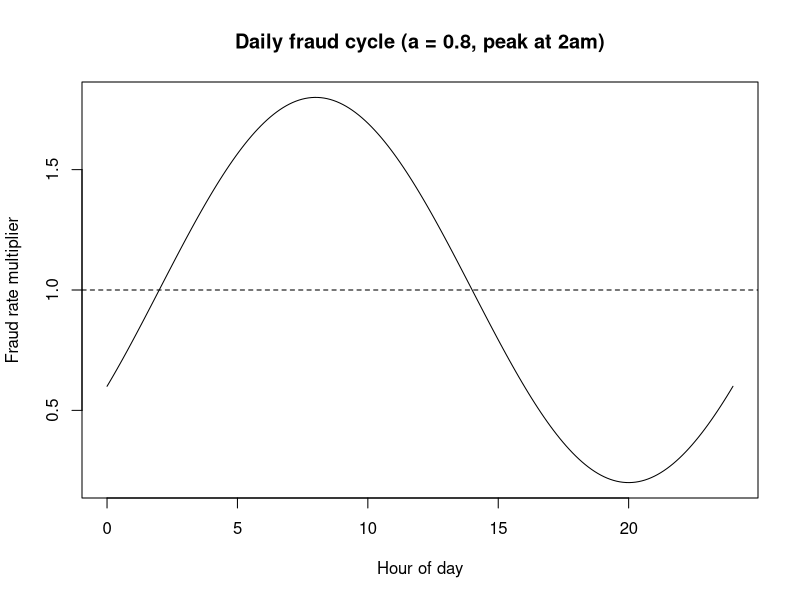
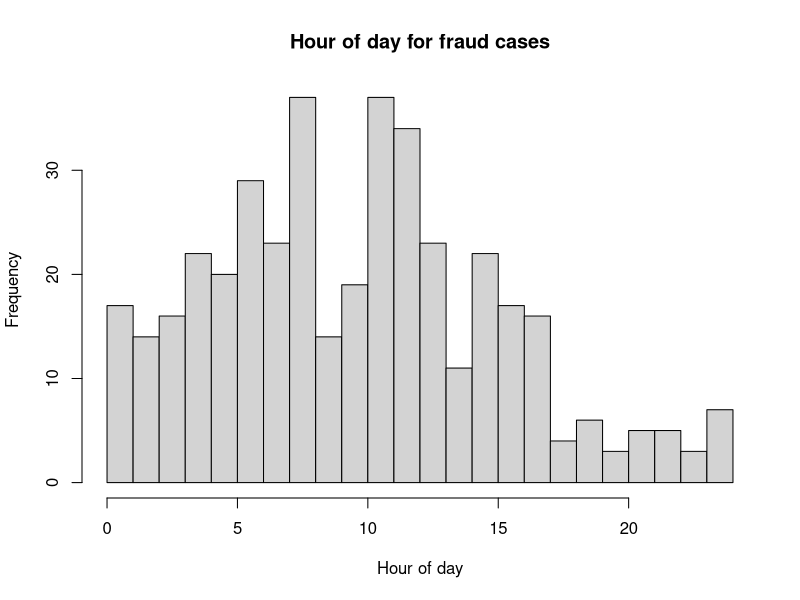
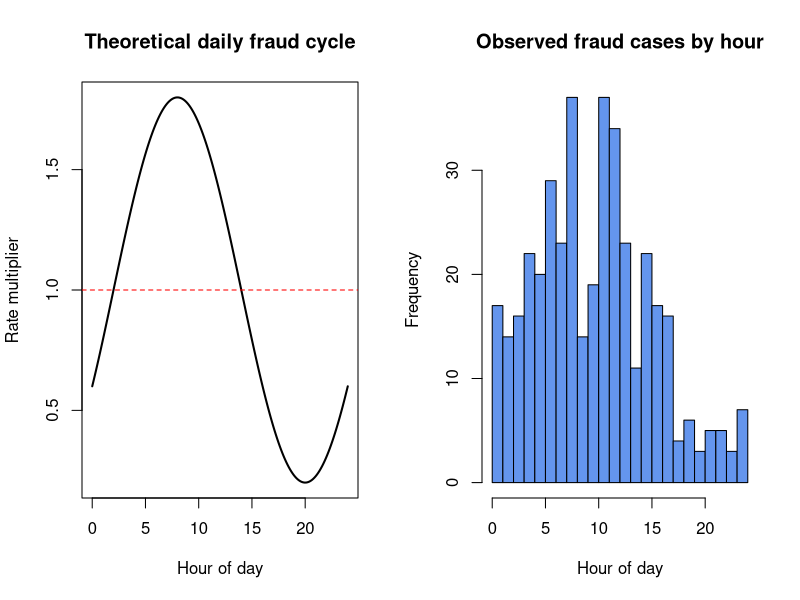

Write R code to recreate these figures, in order.
set.seed(123)

# -----------------------------
# PARAMETERS
# -----------------------------

n <- 50000                   # number of transactions
p <- 30                      # covariates
target_rate <- 492/50492     # fraud prevalance rate

# -----------------------------
# TRANSACTION TIMES
# -----------------------------

# simulate transaction timestamps over 30 days
days <- 2

time_hours <- runif(n, 0, 24 * days)

# hour within day
hour_of_day <- time_hours %% 24

# -----------------------------
# DAILY FRAUD CYCLE
# -----------------------------

# peak fraud around 2am (since peak hours are occurring with a 6-hour offset)
phi <- 2

# cycle amplitude
a <- 0.8

# baseline cycle
daily_cycle <- 1 + a * sin(2 * pi * (hour_of_day - phi) / 24)

# ensure positivity
daily_cycle <- pmax(daily_cycle, 0.05)

# -----------------------------
# COVARIATES
# -----------------------------

X <- matrix(rnorm(n * p), nrow = n, ncol = p)

colnames(X) <- paste0("x", 1:p)

# -----------------------------
# EFFECT SIZES
# -----------------------------

beta <- c(
  1.2, 0.9, 0.7, 0.5, 0.3,
  -0.5, -0.7, -1.0,
  rep(0, p - 8)
)

linpred <- X %*% beta

risk_multiplier <- exp(linpred)

# -----------------------------
# CALIBRATE BASE RATE
# -----------------------------

# choose baseline so expected fraud rate matches target

lambda_base <-
  target_rate / mean(daily_cycle * risk_multiplier)

# individual probabilities
prob_fraud <-
  lambda_base * daily_cycle * risk_multiplier

# safety cap
prob_fraud <- pmin(prob_fraud, 0.5)

# -----------------------------
# GENERATE FRAUDS
# -----------------------------

fraud <- rbinom(n, 1, prob_fraud)

mean(fraud)
table(fraud)

# -----------------------------
# FINAL DATASET
# -----------------------------

df <- data.frame(
  time_hours = time_hours,
  hour_of_day = hour_of_day,
  fraud = fraud,
  X
)

head(df)


# -----------------------------
# PLOT
# -----------------------------
plot(seq(0, 24, length.out = 200),
     1 + 0.8 * sin(2 * pi * (seq(0, 24, length.out = 200) - 2) / 24),
     type = "l", xlab = "Hour of day", ylab = "Fraud rate multiplier",
     main = "Daily fraud cycle (a = 0.8, peak at 2am)")
abline(h = 1, lty = 2)


hist(df$hour_of_day[df$fraud == 1], breaks = 24,
     main = "Hour of day for fraud cases",
     xlab = "Hour of day")


# Theoretical cycle
hours <- seq(0, 24, length.out = 200)
cycle <- 1 + 0.8 * sin(2 * pi * (hours - phi) / 24)

par(mfrow = c(1, 2))

# Left: theoretical
plot(hours, cycle, type = "l", lwd = 2,
     main = "Theoretical daily fraud cycle",
     xlab = "Hour of day", ylab = "Rate multiplier")
abline(h = 1, lty = 2, col = "red")

# Right: empirical
hist(df$hour_of_day[df$fraud == 1], breaks = 24,
     main = "Observed fraud cases by hour",
     xlab = "Hour of day", col = "cornflowerblue")
